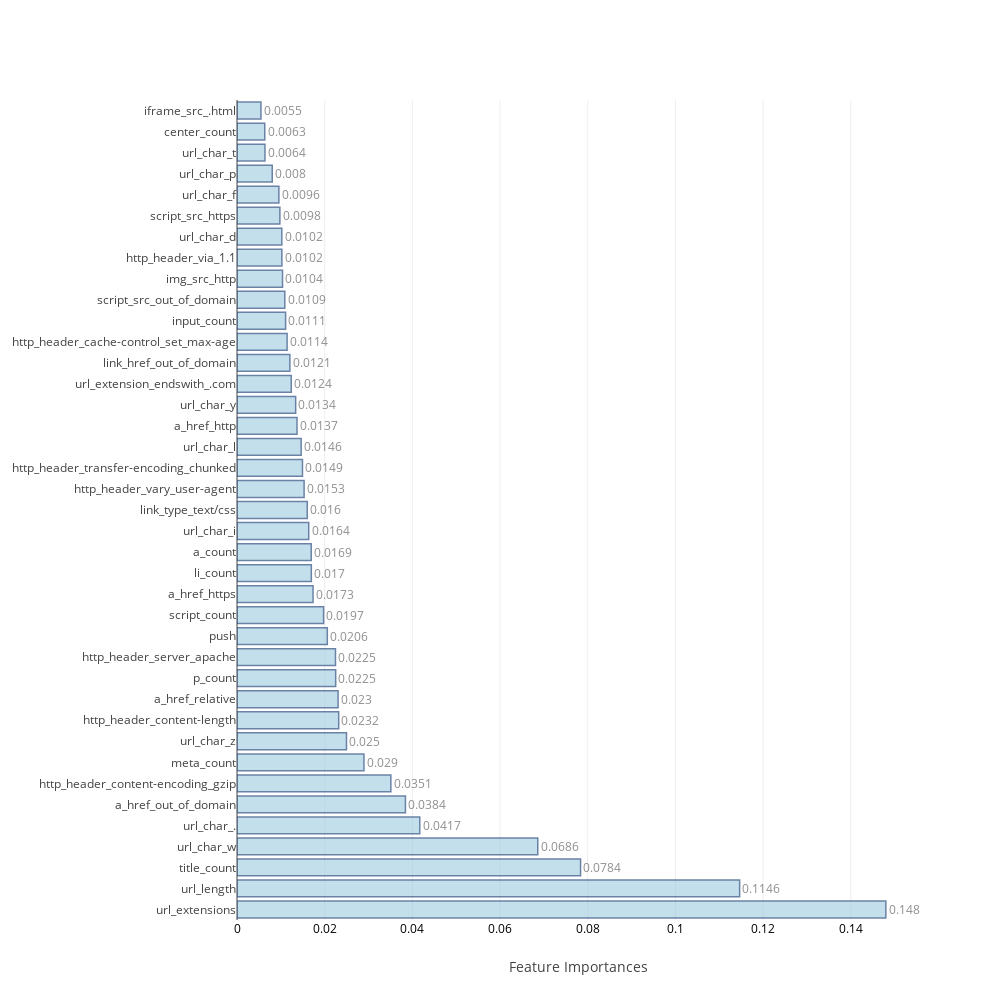

The notebook cell this image was saved under:
### Markdown cell above
### <a id='1.B' style="text-decoration : none; color : #000000;"> B. Average Feature Importances</a>

### Code cell
feat_impt_plot(np.average(feat_imp,axis=0),columns)

### Figure 1 — Plotly figure (JSON) as saved in the notebook; plotly's stock layout.template omitted (floating-point values rounded to 4 significant figures)
{"data": [{"marker": {"color": "rgb(158,202,225)", "line": {"color": "rgb(8,48,107)", "width": 1.5}}, "opacity": 0.6, "orientation": "h", "text": [0.148, 0.1146, 0.0784, 0.0686, 0.0417, 0.0384, 0.0351, 0.029, 0.025, 0.0232, 0.023, 0.0225, 0.0225, 0.0206, 0.0197, 0.0173, 0.017, 0.0169, 0.0164, 0.016, 0.0153, 0.0149, 0.0146, 0.0137, 0.0134, 0.0124, 0.0121, 0.0114, 0.0111, 0.0109, 0.0104, 0.0102, 0.0102, 0.0098, 0.0096, 0.008, 0.0064, 0.0063, 0.0055], "textposition": "outside", "type": "bar", "uid": "a9ecf8fc-f69f-4d80-b322-d7c114d64a7b", "x": [0.148, 0.1146, 0.07836, 0.06859, 0.04169, 0.03841, 0.03509, 0.02896, 0.02497, 0.02319, 0.02305, 0.02251, 0.02246, 0.0206, 0.01975, 0.01734, 0.01695, 0.01693, 0.01636, 0.01602, 0.0153, 0.01493, 0.01463, 0.01368, 0.01338, 0.01238, 0.01205, 0.01143, 0.01108, 0.0109, 0.01039, 0.01023, 0.01022, 0.009778, 0.00955, 0.008034, 0.006375, 0.006326, 0.005465], "y": ["url_extensions", "url_length", "title_count", "url_char_w", "url_char_.", "a_href_out_of_domain", "http_header_content-encoding_gzip", "meta_count", "url_char_z", "http_header_content-length", "a_href_relative", "p_count", "http_header_server_apache", "push", "script_count", "a_href_https", "li_count", "a_count", "url_char_i", "link_type_text/css", "http_header_vary_user-agent", "http_header_transfer-encoding_chunked", "url_char_l", "a_href_http", "url_char_y", "url_extension_endswith_.com", "link_href_out_of_domain", "http_header_cache-control_set_max-age", "input_count", "script_src_out_of_domain", "img_src_http", "http_header_via_1.1", "url_char_d", "script_src_https", "url_char_f", "url_char_p", "url_char_t", "center_count", "iframe_src_.html"]}], "layout": {"autosize": false, "height": 1000, "width": 1000, "xaxis": {"tickfont": {"color": "black", "size": 12}, "title": "Feature Importances"}, "yaxis": {"automargin": true}}}
